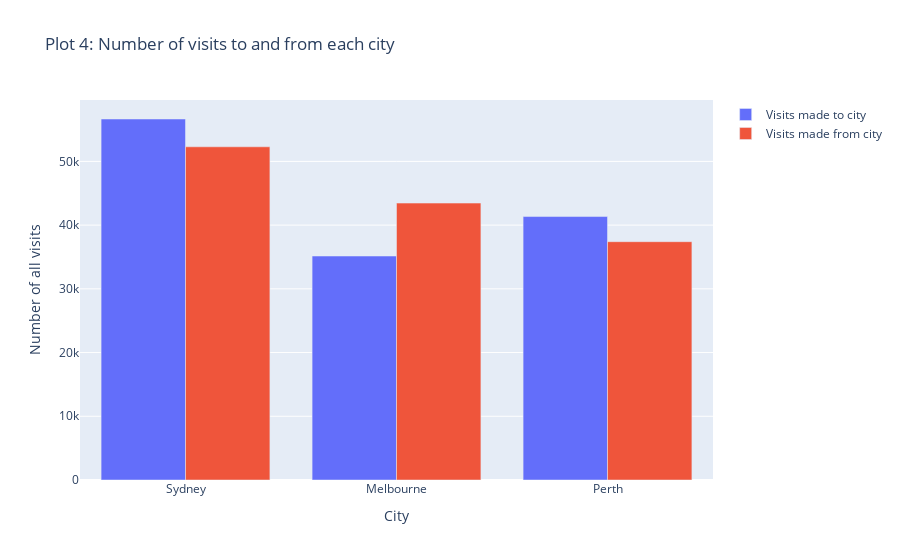

Notebook source saved alongside this figure:
### Markdown cell above
<a id='byhq'></a>
# 2. Members visits by headquarters location
[back to top](#index)

### Code cell
fig = go.Figure(data=[
    go.Bar(name='Visits made to city', x=['Sydney','Melbourne','Perth'], y=df[['visits_sydney','visits_melbourne','visits_perth']].sum()),
    go.Bar(name='Visits made from city', x=['Melbourne','Perth','Sydney'], y=df.groupby('headquarter_location')['total_visits'].sum()),

])

fig.update_layout(
    title='Plot 4: Number of visits to and from each city',
    yaxis=dict(title='Number of all visits'),
    xaxis=dict(title='City')
)
fig.show()

### Figure 1 — Plotly figure (JSON) as saved in the notebook; plotly's stock layout.template omitted (floating-point values rounded to 4 significant figures)
{"data": [{"name": "Visits made to city", "type": "bar", "x": ["Sydney", "Melbourne", "Perth"], "y": [56651, 35149, 41341]}, {"name": "Visits made from city", "type": "bar", "x": ["Melbourne", "Perth", "Sydney"], "y": [43456, 37396, 52289]}], "layout": {"title": {"text": "Plot 4: Number of visits to and from each city"}, "xaxis": {"title": {"text": "City"}}, "yaxis": {"title": {"text": "Number of all visits"}}}}
